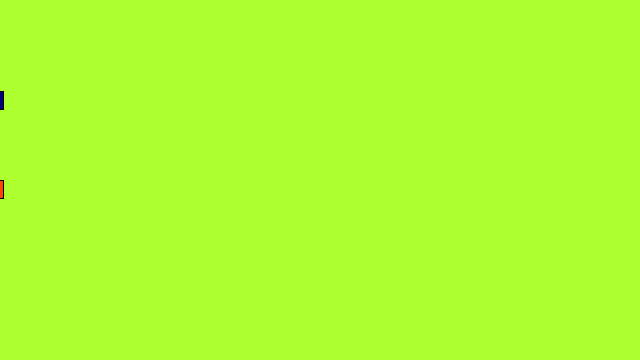
Frame 1 (no input)
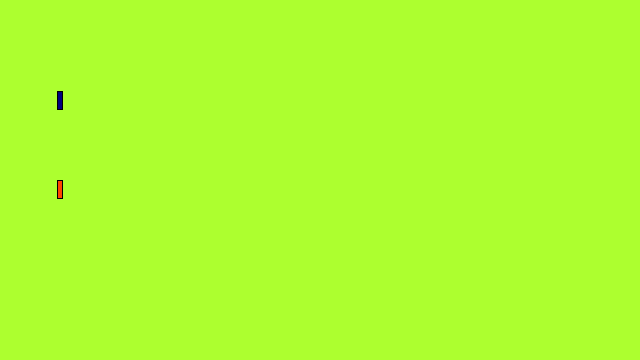
Frame 60 (the mouse pressed at the canvas centre just before this capture)
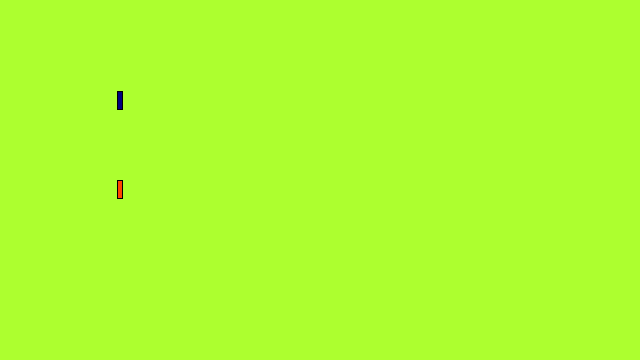
Frame 120 (the mouse held since frame 60 and released just before this capture)

The Processing sketch that drew these frames (run headless with seeded random() and noise(); from frame 60 on, the mouse is pressed at the canvas centre):

// Processing sketch: sketch_15
// ── sketch_15.pde
Car myCar1;
Car myCar2; //2 object

void setup(){
 size(640,360); 
 myCar1 = new Car(color(0,0,128),0,100,1);
 myCar2 = new Car(color(255,69,0),0,189,1);
}
void draw(){
  background(173,255,47);
  myCar1.move();
  myCar1.display();
  myCar2.move();
  myCar2.display();
}
// ── Car.pde
class Car {
  color c;
 float xpos;
 float ypos;
 float xspeed;
 Car(color tempC,float tempXpos, float tempYpos, float tempXspeed) {
   //Making car conatructor with variables for input
   c = tempC;
   xpos = tempXpos;
   ypos =tempYpos;
   xspeed = tempXspeed;
 }
 void display(){
   stroke(0);
   fill(c);
   rectMode(CENTER);
   rect(xpos,ypos, 5,18);
 }
 void move(){
   xpos = xpos + xspeed;
    if (xpos > width){
   xpos = 0; }
 }
}
